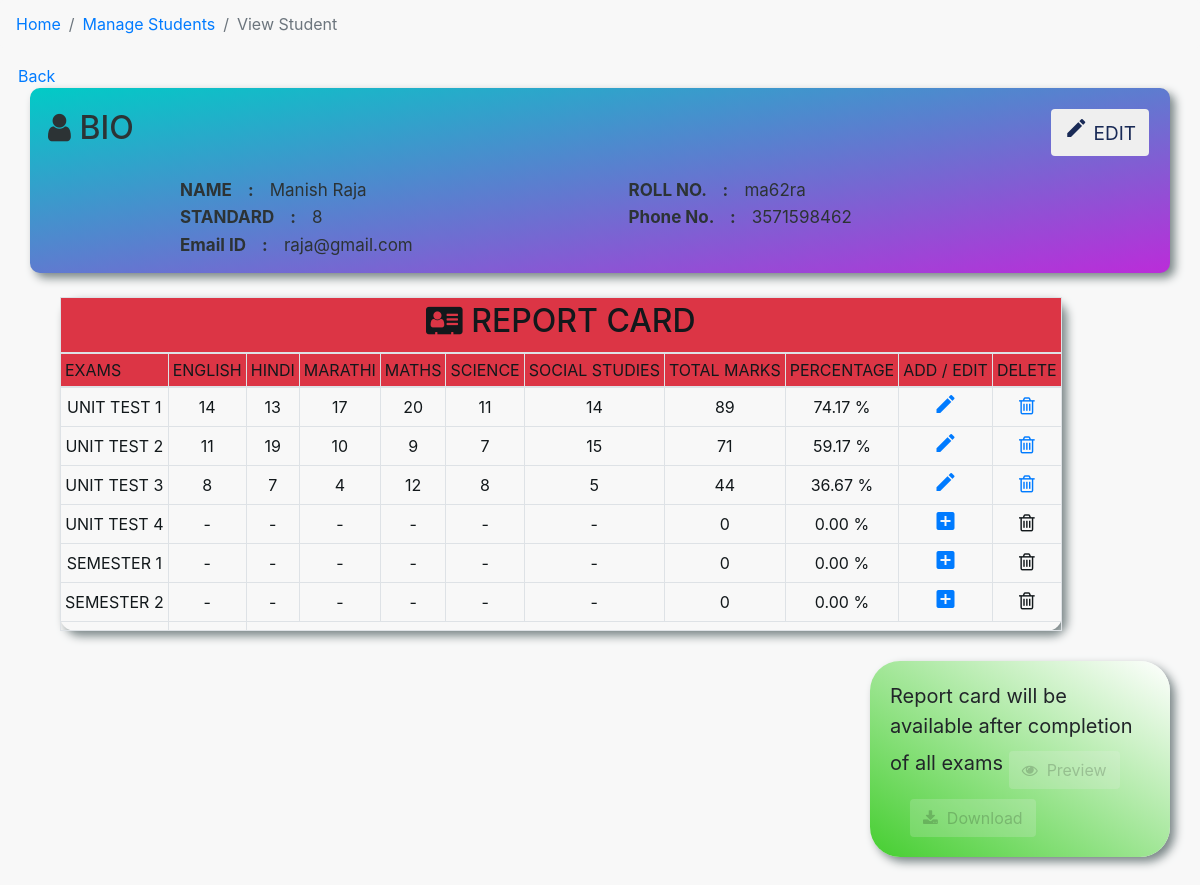
Screenshot of /viewstu.php?id=25 with the database file from the repository.
### tables this page shows
CREATE TABLE `student` (
  `id` int(11) NOT NULL,
  `name` varchar(255) NOT NULL,
  `mail_id` varchar(255) NOT NULL,
  `phone` varchar(20) NOT NULL,
  `gender` varchar(10) NOT NULL,
  `roll_no` varchar(20) NOT NULL,
  `standard` int(20) NOT NULL
);

### viewstu.php (the view, shortened to what this page needs)
<?php
    require 'connection.php';
?>
<!DOCTYPE html>
<html lang="en">
<head>
    <link rel="stylesheet" href="https://cdnjs.cloudflare.com/ajax/libs/font-awesome/4.7.0/css/font-awesome.min.css">
    <link rel="stylesheet" href="https://maxcdn.bootstrapcdn.com/bootstrap/4.0.0/css/bootstrap.min.css">
	<link rel="stylesheet" href="style.css" />
</head>
<body class="light view_full">
    <nav aria-label="breadcrumb">
        <ol class="breadcrumb">
            <li class="breadcrumb-item"><a href="index.php">Home</a></li>
            <li class="breadcrumb-item"><a href="student.php">Manage Students</a></li>
            <li class="breadcrumb-item active" aria-current="page">View Student</li>
        </ol>
    </nav>
    <div class="view_full">
    <a href="student.php">&nbsp;&nbsp;&nbsp;&nbsp;Back</a>
    <?php
        if ($_SERVER['REQUEST_METHOD'] == "GET") {
            $id = $_GET['id'];
        }
    ?>
    <table class="container bio table-borderless bg-warning"><thead><tr>
    <?php
        $query1 = "select * from student where id=$id";
        $res1 = mysqli_query($conn, $query1);
        while ($row1 = mysqli_fetch_array($res1)) {
            ?><td colspan=3>
            <h2>&nbsp;&nbsp;<i class="fa fa-user"></i>&nbsp;BIO</h2>
            </td>
            <td>
            <button style="float: right; margin: 20px;" class="btn"><a style="font-size: 19px; float: right; color: #192A56;" href="updatestu.php?id=<?php echo $id ?>&name=<?php echo $row1['1']; ?>&
            mail=<?php echo $row1['2']; ?>&phone=<?php echo $row1['3']; ?>&gender=<?php echo $row1['4']; ?>&
            standard=<?php echo $row1['6']; ?>"><i class="material-icons">mode_edit</i>&nbsp;EDIT</a></button>
            </td></tr></thead><tbody>
            <?php
            echo "<tr><td class='colm' colspan=2><b>NAME &nbsp;&nbsp; : &nbsp;&nbsp; </b>".$row1['1']."</td>";
            echo "<td><b style='margin-left: 50px;'>ROLL NO. &nbsp;&nbsp; : &nbsp;&nbsp; </b>".$row1['5']."</td></tr>";
            echo "<tr><td class='colm' colspan=2><b>STANDARD &nbsp;&nbsp; : &nbsp;&nbsp; </b>".$row1['6']."</td>";
            echo "<td><b style='margin-left: 50px;'>Phone No. &nbsp;&nbsp; : &nbsp;&nbsp; </b>".$row1['3']."</td></tr>";
            echo "<tr><td class='colm last' colspan=1><b>Email ID &nbsp;&nbsp; : &nbsp;&nbsp; </b>".$row1['2']."</td></tr>";
            ?> </tbody> <?php
        }
        $query2 = "select * from marks
                    inner join exams on exams.id = marks.exam_type
                    inner join subject on subject.id = marks.sub";
        $res2 = mysqli_query($conn, $query2);
        $query3 = "select * from exams";
        $res3 = mysqli_query($conn, $query3);
        $query4 = "select * from subject";
        $res4 = mysqli_query($conn, $query4);
        $subject = [];
        while ($row4 = mysqli_fetch_array($res4)) {
            $subject[] = $row4[1];
        }
        $exam = [];
        while ($row3 = mysqli_fetch_array($res3)) {
            $exam[] = $row3[1];
        }
        $join = [];
        while ($row2 = mysqli_fetch_array($res2)) {
            $join[] = array($row2[1] , $row2[8] , $row2[6] , $row2[4] , $row2[0]);
        }
        $arrlength_s = count($subject);
        $arrlength_e = count($exam);
        $arrlength_j = count($join);
    ?>
    </table>
    <table class="table-bordered report"><br>
        <thead class="bg-danger">
            <tr><td align="center" colspan=11><h2><i class="fa fa-vcard"></i>&nbsp;REPORT CARD</h2></td></tr>
            <tr>
                <td>EXAMS</td>
                <td><?php echo $subject[0]; ?></td>
                <td><?php echo $subject[1]; ?></td>
                <td><?php echo $subject[2]; ?></td>
                <td><?php echo $subject[3]; ?></td>
                <td><?php echo $subject[4]; ?></td>
                <td><?php echo $subject[5]; ?></td>
                <td>TOTAL MARKS</td>
                <td>PERCENTAGE</td>
                <td>ADD / EDIT</td>
                <td>DELETE</td>
            </tr>
        </thead>
        <tbody>
        <?php
            $final_array = [];
            $report_card = true;
            $success = false;
            $total_score = 0;
            for ($j=0; $j < $arrlength_e; $j++) {
                $final_array[] = $exam[$j];
                for ($i=0; $i < $arrlength_s; $i++) {
                    for ($k=0; $k < $arrlength_j; $k++) {
                        if ($subject[$i]==$join[$k][1] && $exam[$j]==$join[$k][2] && $id==$join[$k][3]) {
                            $final_array[] = $join[$k][0];
                            $marks_id[] = $join[$k][4];
                            $success = true;
                            break;
                        }
                    }
                    if($success){
                        $success = false;
                    }else{
                        $marks_id[] = "0";
                        $final_array[] = "-";
                        $report_card = false;
                    }
                }
            ?>
                <tr>
                <td><?php echo $final_array[0]; ?></td>
                <td><?php echo $final_array[1]; ?></td>
                <td><?php echo $final_array[2]; ?></td>
                <td><?php echo $final_array[3]; ?></td>
                <td><?php echo $final_array[4]; ?></td>
                <td><?php echo $final_array[5]; ?></td>
                <td><?php echo $final_array[6]; ?></td>
                <td><?php echo array_sum($final_array); ?></td>
                <td><?php
                    $total_score = $total_score + array_sum($final_array);
                    if ($exam[$j]=='SEMESTER 1' || $exam[$j]=='SEMESTER 2') {
                        $percent = (string)number_format((array_sum($final_array)/600)*100 , 2);
                        $percent .= " %";
                        echo $percent;
                    }else{
                        $percent = (string)number_format((array_sum($final_array)/120)*100 , 2);
                        $percent .= " %";
                        echo $percent;
                    }
                ?></td>
                <td>
                    <?php
                        if (array_sum($final_array)>0) {
                            ?>
                            <a href="updatemarks.php?id=<?php echo $id ?>&exam=<?php echo $final_array[0]; ?>&
                            eng_id=<?php echo $marks_id[0]; ?>&hin_id=<?php echo $marks_id[1]; ?>&
                            mar_id=<?php echo $marks_id[2]; ?>&mat_id=<?php echo $marks_id[3]; ?>&
                            sci_id=<?php echo $marks_id[4]; ?>&soc_id=<?php echo $marks_id[5]; ?>">
                            <i class="material-icons">mode_edit</i></a>
                            <?php
                        }else {
                            ?>
                            <a href='addmarks.php?id=<?php echo $id ?>&exam=<?php echo $final_array[0]; ?>'>
                            <i class="material-icons">add_box</i></a>
                            <?php
                        }
                    ?>
                </td>
                <td>
                <?php
                    if (array_sum($final_array)>0) {
                        ?>
                        <a href="deletemarks.php?id=<?php echo $id ?>&exam=<?php echo $final_array[0]; ?>&
                        eng_id=<?php echo $marks_id[0]; ?>&hin_id=<?php echo $marks_id[1]; ?>&
                        mar_id=<?php echo $marks_id[2]; ?>&mat_id=<?php echo $marks_id[3]; ?>&
                        sci_id=<?php echo $marks_id[4]; ?>&soc_id=<?php echo $marks_id[5]; ?>" onclick="return confirmdelete()">
                        <i style="font-size: 20px;" class="fa fa-trash-o"></i></a>
                        <?php
                    }else {
                        ?>
                        <i style="font-size: 20px;" disabled class="fa fa-trash-o"></i>
                        <?php
                    }
                    ?>
                </td>
            </tr>
            <?php
            $final_array = [];
            $marks_id = [];
            $success = false;
            }
        ?>
            <td></td>
            <td></td>
        </tbody>
    </table><br>
    <div class="certi">
    <?php
        if ($report_card) {
            echo "Your Report Card is available now<br>";
            ?> <button class="btn"><a target="_blank" href="certi.php?id=<?php echo $id; ?>&
            total_score=<?php echo $total_score; ?>"><i class="fa fa-eye"></i>&nbsp;&nbsp;Preview</a></button>
            <a href="certi_download.php?id=<?php echo $id; ?>&total_score=<?php echo $total_score; ?>">
            <button style="margin-left: 20px;" class="btn"><i class="fa fa-download"></i>&nbsp;&nbsp;<a href="certificate.jpg" download>Download</a></button></a>
            <?php
        }else {
            echo "Report card will be available after completion of all exams";
            ?> <button class="btn" disabled><i class="fa fa-eye"></i>&nbsp;&nbsp;Preview</button>
            <button style="margin-left: 20px;" class="btn" disabled><i class="fa fa-download"></i>&nbsp;&nbsp;Download</button>
            <?php
        }
    ?>
    </div>
    </div>
</body>
</html>

### style.css (style rules this page uses)
:root { --gray0: #f8f8f8; --gray1: #dbe1e8; --gray2: #b2becd; --gray3: #6c7983; --gray4: #454e56; --gray5: #2a2e35; --gray6: #12181b; --blue: #005368; --purple: #a82dd1; --yellow: #fff565; --violet: #412cb8; --green: #09a39b; }
.light { --bg: var(--gray2); --bg-nav: linear-gradient(to right, var(--gray2), var(--gray3)); --bg-dropdown: var(--gray0); --bg-light: var(--gray1); --text: var(--gray6); --text-light: var(indigo); --border-color: var(--blue); --bg-solar: var(--gray0); --bg-btn: var(--gray2); --link: var(darkslategray); --link2: var(--violet); }
.breadcrumb { background: var(--bg-solar); color: var(--text-light); color: var(--text); }
.report { background: var(--bg-solar); color: var(--text-light); color: var(--text); padding-top: 72px; }
.view_full { background: var(--bg-solar); }

### viewstu.php (style rules this page uses)
.bio { color: #2C3335; padding: 5px; align: left; border-radius: 10px; box-shadow: 5px 5px 10px #7B8788; background-image: linear-gradient(to bottom right , #01CBC6 , #BB2CD9); font-size: 17px; }
.colm { padding-left: 150px; }
.last { padding-bottom: 15px; }
.report { background-image: linear-gradient(to right , #EA425C , white); border-radius: 15px; margin-left: 60px; box-shadow: 5px 5px 10px #7B8788; float: left; }
.report thead tr td { padding: 4px; }
.report tbody tr td { padding: 4px; text-align: center; }
.certi { width: 300px; padding: 20px; float: right; margin: 30px; background-image: linear-gradient(to top right , #45CE30 , white); border-radius: 30px; font-size: 20px; box-shadow: 5px 5px 10px #7B8788; }
.certi button { margin-top: 10px; }

### rows the page displays
student: name "Manish Raja", roll_no "ma62ra", standard "8", phone "3571598462", mail "raja@gmail.com"

### other values shown
$subject[0] "ENGLISH"
$subject[1] "HINDI"
$subject[2] "MARATHI"
$subject[3] "MATHS"
$subject[4] "SCIENCE"
$subject[5] "SOCIAL STUDIES"
$final_array[0] "UNIT TEST 1"
$final_array[1] "14"
$final_array[2] "13"
$final_array[3] "17"
$final_array[4] "20"
$final_array[5] "11"
$final_array[6] "14"
array_sum($final_array) "89"
$percent "74.17 %"
